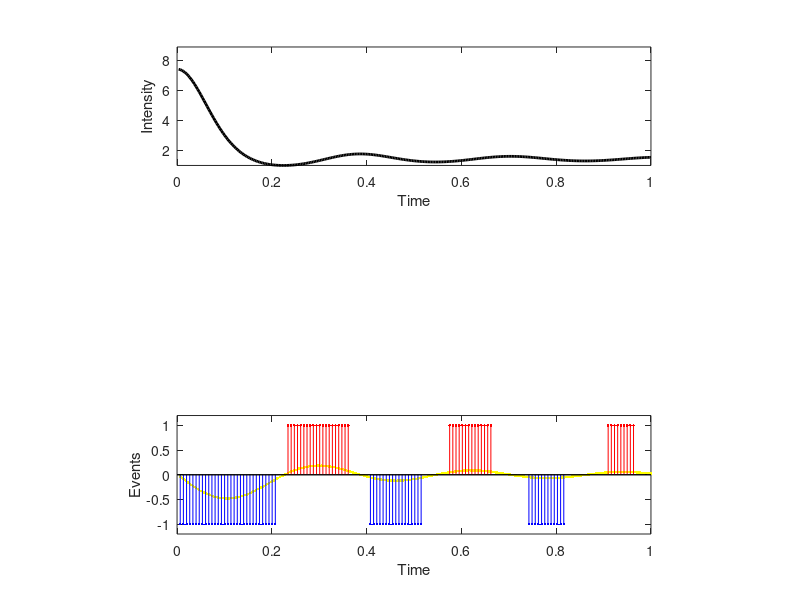

Write the MATLAB code that produced this figure.
clear all;
num = 300;
t_lin = linspace(0,1,num);
sig_log = sin(20*t_lin)./t_lin;
sig_log_min = min(sig_log);sig_log_max = max(sig_log);
sig_log = (sig_log - sig_log_min+1e-2)/(sig_log_max - sig_log_min)*2;

figure(1);
ax_fac = 4;
subplot(3,1,1);
sig_exp = exp(sig_log);

plot(t_lin, sig_exp,'linewidth',2,'color','k');
ax_limits1 = [0,max(t_lin), max(0,min(sig_exp)), max(sig_exp)*1.2];
axis(ax_limits1);
ax_ratio1 = [1, ax_fac*(ax_limits1(4)-ax_limits1(3))/(ax_limits1(2)-ax_limits1(1)),1];
daspect(ax_ratio1);
xlabel('Time');
ylabel('Intensity');

% subplot(3,1,3)
% plot(t_lin,sig_log,'linewidth',2,'color','y');
% xlabel('Time');
% ylabel('log(I)');

% log change
sig_delta = conv(sig_log,[1,-1],'valid');
t_delta = t_lin; t_delta(1) = [];
epsilon = 5e-3;
sig_delta_neg = sig_delta <= -epsilon;
sig_delta_pos = sig_delta >= epsilon;
t_dvs_idx = 1:2:num;
t_dvs = t_lin(t_dvs_idx);
sig_dvs_neg = sig_delta_neg(t_dvs_idx);
sig_dvs_pos = sig_delta_pos(t_dvs_idx);
 
sig_dvs_nzero_idx = sig_dvs_neg ~= 0;
t_dvs_neg = t_dvs(sig_dvs_nzero_idx);
sig_dvs_neg_short = sig_dvs_neg(sig_dvs_nzero_idx);
sig_dvs_pzero_idx = sig_dvs_pos ~= 0;
t_dvs_pos = t_dvs(sig_dvs_pzero_idx);
sig_dvs_pos_short = sig_dvs_pos(sig_dvs_pzero_idx);
 

subplot(3,1,3)
aspect_ratio_2 = [1,10,1];
plot(t_delta, 10*sig_delta,'.y');
hold on
stem(t_dvs_neg,-sig_dvs_neg_short,'.b');
stem(t_dvs_pos,sig_dvs_pos_short,'.r');
ax_limits2 = [0,max(t_lin), -1.2, 1.2];
axis(ax_limits2);
ax_ratio2 = [1, ax_fac*(ax_limits2(4)-ax_limits2(3))/(ax_limits2(2)-ax_limits2(1)),1];
daspect(ax_ratio2);

xlabel('Time');
ylabel('Events');